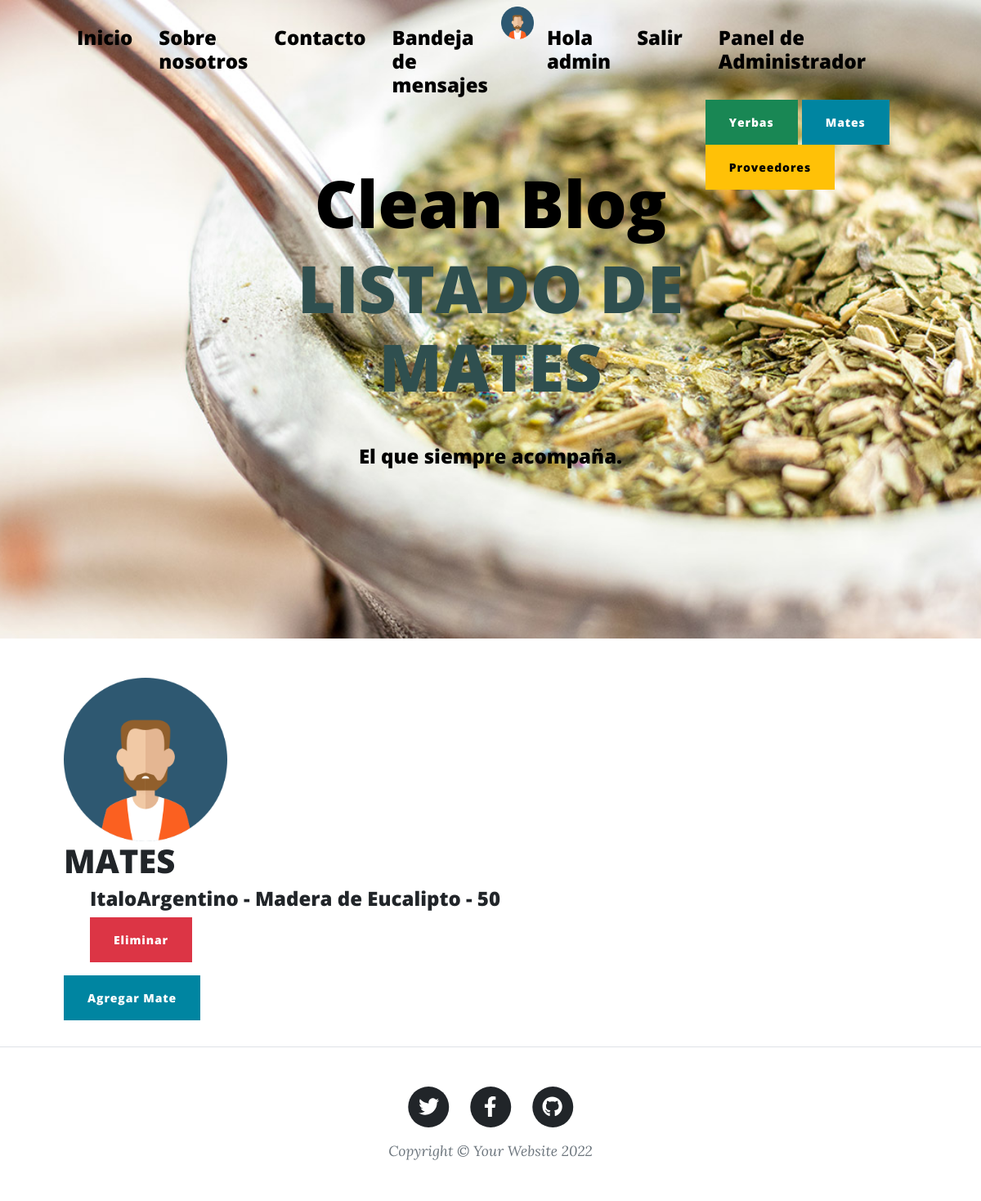
Before: /leermates/ (signed in) with the older database file.
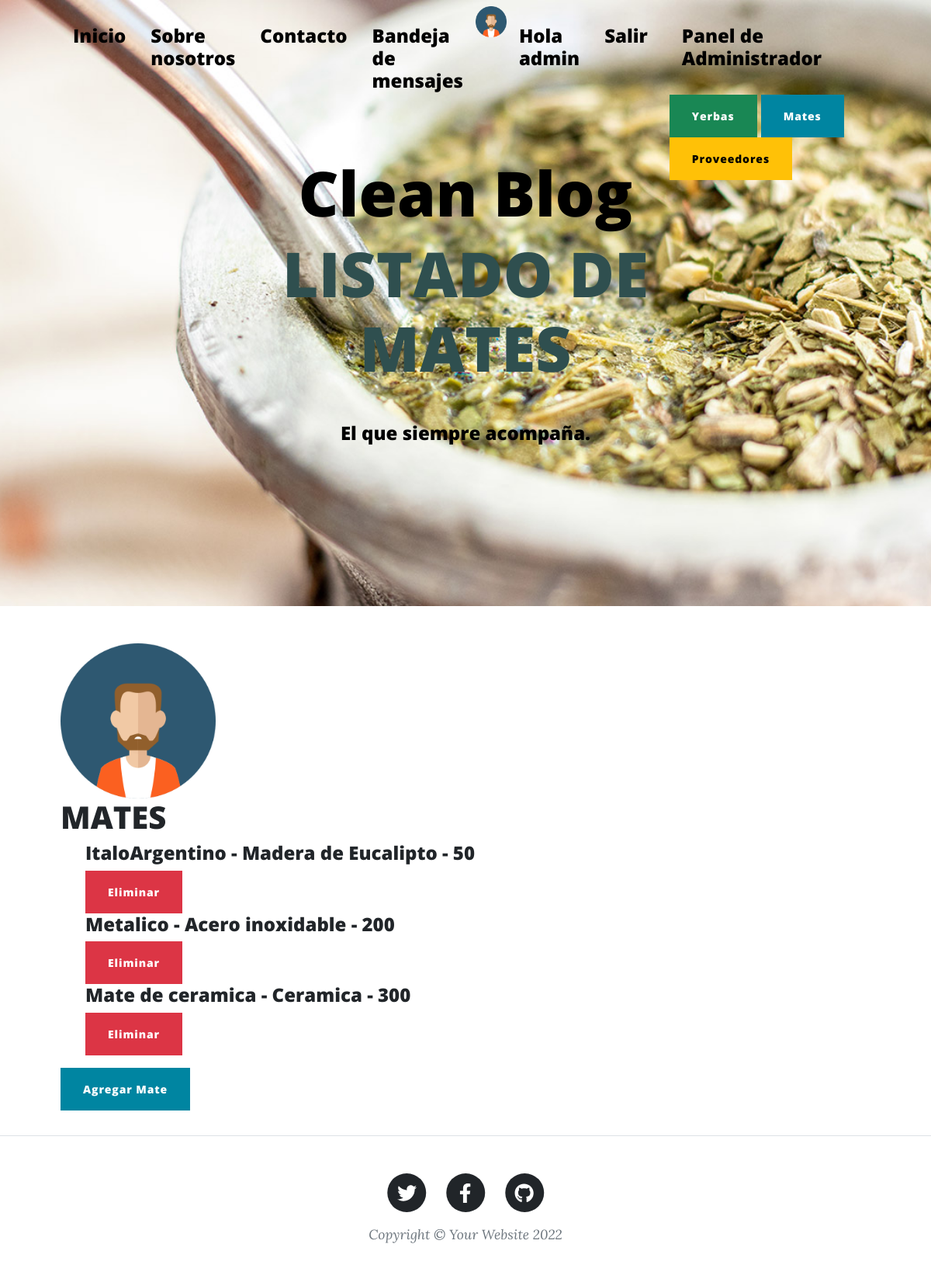
After: the same page with the newer database file.
### AppPrueba/models.py (models this page shows, shortened)
class mate(models.Model):
    nombre=models.CharField(max_length=50)
    tipo=models.CharField(max_length=50)
    cantidad_x_caja=models.IntegerField()

### AppPrueba/views.py (the view)
# urls.py: path('leermates/', leermates, name = 'leermates'),
@login_required
def leermates(request):
    mats=mate.objects.all()
    return render(request, 'AppPrueba/leermates.html', {'mats':mats, 'avatar':obtenerAvatar(request)})

### AppPrueba/views.py (called while the page is built)
def obtenerAvatar(request):
    lista=Avatar.objects.filter(user=request.user)
    if len(lista)!=0:
        imagen=lista[0].imagen.url
    else:
        imagen="/media/avatares/avatarpordefecto.png"
    return imagen

### AppPrueba/templates/AppPrueba/leermates.html (shortened to what this page needs)
{% extends 'AppPrueba/index-leermates.html' %}
{% load static %}
{% block titulo %}
<h1 class="mb-5" style="color:darkslategrey">LISTADO DE MATES</h1>
{% endblock %}

### AppPrueba/templates/AppPrueba/index-leermates.html (shortened to what the changed rows need)
<!DOCTYPE html>
<html lang="en">
    <head>
        {% load static %}
        <link href='{% static "AppPrueba/css/styles.css" %}' rel="stylesheet" />
    </head>
    <body>
        <header class="masthead" style="background-image: url('{% static 'AppPrueba/assets/img/Matienzo.jpg' %}')">
            <div class="container position-relative px-4 px-lg-5">
                <div class="row gx-4 gx-lg-5 justify-content-center">
                    <div class="col-md-10 col-lg-8 col-xl-7">
                        <div class="site-heading">
                            <h1 style="color:black">Clean Blog</h1>
                            {% block titulo %}
                            {% endblock %}
                        </div>
                    </div>
                </div>
            </div>
        </header>
        <div class="container px-4 px-lg-5">
            <div class="row gx-4 gx-lg-5 justify-content-flex-start">
                <div class="col-md-10 col-lg-8 col-xl-7">
                    {% if user.is_staff %}
                    <h1>MATES</h1>
                        {% if mats %}
                        <ul>
                            {% for i in mats %}
                            <h4>{{i.nombre}} - {{i.tipo}} - {{i.cantidad_x_caja}}</h4>
                            <a class="btn btn-danger" href="{% url 'eliminarMate' i.id %}">Eliminar</a>
                                <br>
                            {% endfor %}
                        </ul>
                        {% else %}
                        <p>NO SE ENCONTRARON MATES</p>
                        {% endif %}
                    {% else %}
                    <h4>PANEL DE ADMINISTRADOR. ACCESO DENEGADO</h4>
                    {% endif %}
                    </div>
                </div>
            </div>
    </body>
</html>

Changed rows visible on the page:
added mate: nombre "Metalico", tipo "Acero inoxidable", cantidad_x_caja "200"
added mate: nombre "Mate de ceramica", tipo "Ceramica", cantidad_x_caja "300"
